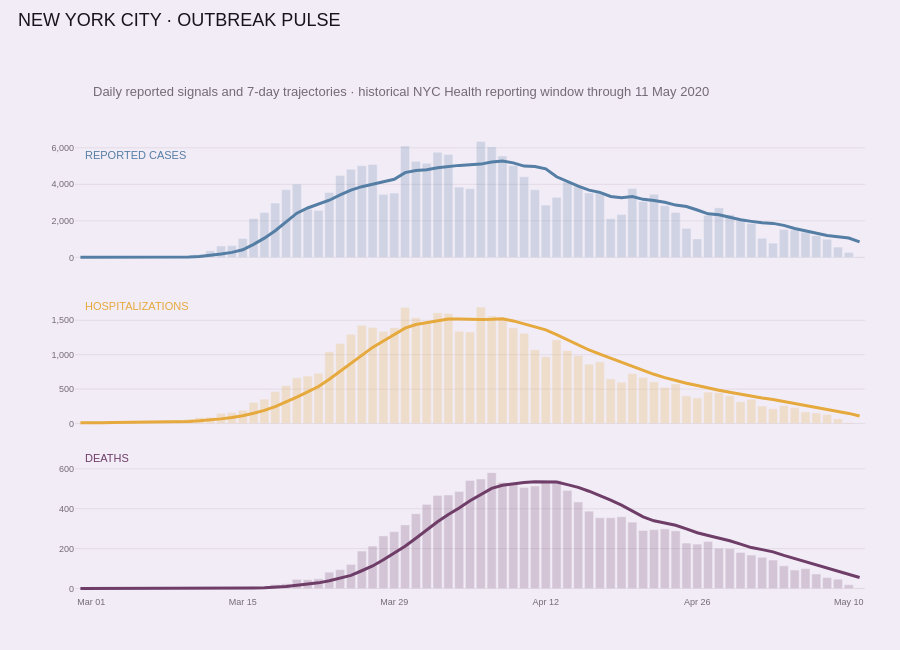

The notebook cell this image was saved under:
### Markdown cell above
Reported cases, hospitalizations, and deaths rose sharply during the first NYC
wave and later declined within the historical series.

The timing and magnitude of those changes differ across the three measures.
Recent daily observations in the dataset should be interpreted cautiously
because reporting delays can make the latest values appear artificially low.

### Code cell
# -------------------------------------------------------------------
# NYC outbreak pulse
# Three aligned signals preserve their different scales while showing
# how reported cases, hospitalizations, and deaths evolved over time.
# -------------------------------------------------------------------

nyc_signals = [
    {
        "metric": "CASE_COUNT",
        "average": "CASE_COUNT_7DAY",
        "label": "REPORTED CASES",
        "color": "#557EA5",
    },
    {
        "metric": "HOSPITALIZED_COUNT",
        "average": "HOSPITALIZED_COUNT_7DAY",
        "label": "HOSPITALIZATIONS",
        "color": "#E6A93D",
    },
    {
        "metric": "DEATH_COUNT",
        "average": "DEATH_COUNT_7DAY",
        "label": "DEATHS",
        "color": "#6F3E68",
    },
]


fig = make_subplots(
    rows=3,
    cols=1,
    shared_xaxes=True,
    vertical_spacing=0.08,
)


for row, signal in enumerate(nyc_signals, start=1):

    color = signal["color"]

    # Daily reported values
    fig.add_trace(
        go.Bar(
            x=nyc_daily["DATE_OF_INTEREST"],
            y=nyc_daily[signal["metric"]],

            marker=dict(
                color=color,
                opacity=0.22,
            ),

            hovertemplate=(
                "<b>%{x|%d %b %Y}</b><br>"
                "Daily reported value: %{y:,.0f}"
                "<extra></extra>"
            ),

            showlegend=False,
        ),
        row=row,
        col=1,
    )

    # Seven-day trajectory
    fig.add_trace(
        go.Scatter(
            x=nyc_daily["DATE_OF_INTEREST"],
            y=nyc_daily[signal["average"]],

            mode="lines",

            line=dict(
                color=color,
                width=3,
            ),

            hovertemplate=(
                "<b>%{x|%d %b %Y}</b><br>"
                "7-day average: %{y:,.0f}"
                "<extra></extra>"
            ),

            showlegend=False,
        ),
        row=row,
        col=1,
    )


# Editorial panel labels
for y, signal in zip(
    [0.94, 0.61, 0.28],
    nyc_signals,
):
    fig.add_annotation(
        text=signal["label"],

        x=0.01,
        y=y,

        xref="paper",
        yref="paper",

        xanchor="left",
        yanchor="bottom",

        showarrow=False,

        font=dict(
            family="Arial",
            size=11,
            color=signal["color"],
        ),
    )


fig.update_layout(
    title=dict(
        text="NEW YORK CITY · OUTBREAK PULSE",
        x=0.02,
        xanchor="left",
        y=0.98,
        yanchor="top",

        font=dict(
            family="Arial",
            size=18,
            color=PALETTE["ink"],
        ),
    ),

    paper_bgcolor=PALETTE["panel_lilac"],
    plot_bgcolor=PALETTE["panel_lilac"],

    height=650,

    margin=dict(
        l=75,
        r=35,
        t=135,
        b=55,
    ),

    font=dict(
        family="Arial",
        color=PALETTE["ink"],
    ),

    bargap=0.16,
)


fig.add_annotation(
    text=(
        "Daily reported signals and 7-day trajectories · "
        "historical NYC Health reporting window through 11 May 2020"
    ),

    x=0.02,
    y=1.075,

    xref="paper",
    yref="paper",

    xanchor="left",
    yanchor="bottom",

    showarrow=False,

    font=dict(
        family="Arial",
        size=13,
        color=PALETTE["muted"],
    ),
)


fig.update_xaxes(
    showgrid=False,
    zeroline=False,

    tickformat="%b %d",

    tickfont=dict(
        size=9,
        color=PALETTE["muted"],
    ),
)


fig.update_yaxes(
    showgrid=True,
    gridcolor=PALETTE["grid"],
    gridwidth=0.7,

    zeroline=False,

    tickformat=",",

    tickfont=dict(
        size=9,
        color=PALETTE["muted"],
    ),
)


fig.show()

### Figure 1 — Plotly figure (JSON) as saved in the notebook; plotly's stock layout.template omitted (floating-point values rounded to 4 significant figures)
{"data": [{"hovertemplate": "<b>%{x|%d %b %Y}</b><br>Daily reported value: %{y:,.0f}<extra></extra>", "marker": {"color": "#557EA5", "opacity": 0.22}, "showlegend": false, "type": "bar", "x": ["2020-02-29T00:00:00", "2020-03-01T00:00:00", "2020-03-02T00:00:00", "2020-03-03T00:00:00", "2020-03-04T00:00:00", "2020-03-05T00:00:00", "2020-03-06T00:00:00", "2020-03-07T00:00:00", "2020-03-08T00:00:00", "2020-03-09T00:00:00", "2020-03-10T00:00:00", "2020-03-11T00:00:00", "2020-03-12T00:00:00", "2020-03-13T00:00:00", "2020-03-14T00:00:00", "2020-03-15T00:00:00", "2020-03-16T00:00:00", "2020-03-17T00:00:00", "2020-03-18T00:00:00", "2020-03-19T00:00:00", "2020-03-20T00:00:00", "2020-03-21T00:00:00", "2020-03-22T00:00:00", "2020-03-23T00:00:00", "2020-03-24T00:00:00", "2020-03-25T00:00:00", "2020-03-26T00:00:00", "2020-03-27T00:00:00", "2020-03-28T00:00:00", "2020-03-29T00:00:00", "2020-03-30T00:00:00", "2020-03-31T00:00:00", "2020-04-01T00:00:00", "2020-04-02T00:00:00", "2020-04-03T00:00:00", "2020-04-04T00:00:00", "2020-04-05T00:00:00", "2020-04-06T00:00:00", "2020-04-07T00:00:00", "2020-04-08T00:00:00", "2020-04-09T00:00:00", "2020-04-10T00:00:00", "2020-04-11T00:00:00", "2020-04-12T00:00:00", "2020-04-13T00:00:00", "2020-04-14T00:00:00", "2020-04-15T00:00:00", "2020-04-16T00:00:00", "2020-04-17T00:00:00", "2020-04-18T00:00:00", "2020-04-19T00:00:00", "2020-04-20T00:00:00", "2020-04-21T00:00:00", "2020-04-22T00:00:00", "2020-04-23T00:00:00", "2020-04-24T00:00:00", "2020-04-25T00:00:00", "2020-04-26T00:00:00", "2020-04-27T00:00:00", "2020-04-28T00:00:00", "2020-04-29T00:00:00", "2020-04-30T00:00:00", "2020-05-01T00:00:00", "2020-05-02T00:00:00", "2020-05-03T00:00:00", "2020-05-04T00:00:00", "2020-05-05T00:00:00", "2020-05-06T00:00:00", "2020-05-07T00:00:00", "2020-05-08T00:00:00", "2020-05-09T00:00:00", "2020-05-10T00:00:00", "2020-05-11T00:00:00"], "xaxis": "x", "y": [1, 1, 0, 2, 5, 3, 7, 7, 21, 57, 70, 154, 356, 620, 643, 1030, 2122, 2453, 2975, 3703, 4010, 2633, 2570, 3553, 4486, 4827, 5021, 5088, 3452, 3521, 6098, 5257, 5148, 5752, 5638, 3847, 3762, 6348, 6045, 5549, 5028, 4413, 3703, 2864, 3287, 4122, 3867, 3524, 3555, 2119, 2351, 3769, 3057, 3457, 2831, 2455, 1586, 1008, 2302, 2709, 2336, 2002, 1860, 1043, 777, 1532, 1500, 1381, 1191, 990, 563, 272, 26], "yaxis": "y"}, {"hovertemplate": "<b>%{x|%d %b %Y}</b><br>7-day average: %{y:,.0f}<extra></extra>", "line": {"color": "#557EA5", "width": 3}, "mode": "lines", "showlegend": false, "type": "scatter", "x": ["2020-02-29T00:00:00", "2020-03-01T00:00:00", "2020-03-02T00:00:00", "2020-03-03T00:00:00", "2020-03-04T00:00:00", "2020-03-05T00:00:00", "2020-03-06T00:00:00", "2020-03-07T00:00:00", "2020-03-08T00:00:00", "2020-03-09T00:00:00", "2020-03-10T00:00:00", "2020-03-11T00:00:00", "2020-03-12T00:00:00", "2020-03-13T00:00:00", "2020-03-14T00:00:00", "2020-03-15T00:00:00", "2020-03-16T00:00:00", "2020-03-17T00:00:00", "2020-03-18T00:00:00", "2020-03-19T00:00:00", "2020-03-20T00:00:00", "2020-03-21T00:00:00", "2020-03-22T00:00:00", "2020-03-23T00:00:00", "2020-03-24T00:00:00", "2020-03-25T00:00:00", "2020-03-26T00:00:00", "2020-03-27T00:00:00", "2020-03-28T00:00:00", "2020-03-29T00:00:00", "2020-03-30T00:00:00", "2020-03-31T00:00:00", "2020-04-01T00:00:00", "2020-04-02T00:00:00", "2020-04-03T00:00:00", "2020-04-04T00:00:00", "2020-04-05T00:00:00", "2020-04-06T00:00:00", "2020-04-07T00:00:00", "2020-04-08T00:00:00", "2020-04-09T00:00:00", "2020-04-10T00:00:00", "2020-04-11T00:00:00", "2020-04-12T00:00:00", "2020-04-13T00:00:00", "2020-04-14T00:00:00", "2020-04-15T00:00:00", "2020-04-16T00:00:00", "2020-04-17T00:00:00", "2020-04-18T00:00:00", "2020-04-19T00:00:00", "2020-04-20T00:00:00", "2020-04-21T00:00:00", "2020-04-22T00:00:00", "2020-04-23T00:00:00", "2020-04-24T00:00:00", "2020-04-25T00:00:00", "2020-04-26T00:00:00", "2020-04-27T00:00:00", "2020-04-28T00:00:00", "2020-04-29T00:00:00", "2020-04-30T00:00:00", "2020-05-01T00:00:00", "2020-05-02T00:00:00", "2020-05-03T00:00:00", "2020-05-04T00:00:00", "2020-05-05T00:00:00", "2020-05-06T00:00:00", "2020-05-07T00:00:00", "2020-05-08T00:00:00", "2020-05-09T00:00:00", "2020-05-10T00:00:00", "2020-05-11T00:00:00"], "xaxis": "x", "y": [1.0, 1.0, 0.6667, 1.0, 1.8, 2.0, 2.714, 3.571, 6.429, 14.57, 24.29, 45.57, 96.0, 183.6, 274.4, 418.6, 713.6, 1054.0, 1457.0, 1935.0, 2419.0, 2704.0, 2924.0, 3128.0, 3419.0, 3683.0, 3871.0, 4025.0, 4142.0, 4278.0, 4642.0, 4752.0, 4798.0, 4902.0, 4981.0, 5037.0, 5072.0, 5107.0, 5220.0, 5277.0, 5174.0, 4999.0, 4978.0, 4850.0, 4413.0, 4138.0, 3898.0, 3683.0, 3560.0, 3334.0, 3261.0, 3330.0, 3177.0, 3119.0, 3020.0, 2863.0, 2787.0, 2595.0, 2385.0, 2335.0, 2175.0, 2057.0, 1972.0, 1894.0, 1861.0, 1751.0, 1579.0, 1442.0, 1326.0, 1202.0, 1133.0, 1061.0, 846.1], "yaxis": "y"}, {"hovertemplate": "<b>%{x|%d %b %Y}</b><br>Daily reported value: %{y:,.0f}<extra></extra>", "marker": {"color": "#E6A93D", "opacity": 0.22}, "showlegend": false, "type": "bar", "x": ["2020-02-29T00:00:00", "2020-03-01T00:00:00", "2020-03-02T00:00:00", "2020-03-03T00:00:00", "2020-03-04T00:00:00", "2020-03-05T00:00:00", "2020-03-06T00:00:00", "2020-03-07T00:00:00", "2020-03-08T00:00:00", "2020-03-09T00:00:00", "2020-03-10T00:00:00", "2020-03-11T00:00:00", "2020-03-12T00:00:00", "2020-03-13T00:00:00", "2020-03-14T00:00:00", "2020-03-15T00:00:00", "2020-03-16T00:00:00", "2020-03-17T00:00:00", "2020-03-18T00:00:00", "2020-03-19T00:00:00", "2020-03-20T00:00:00", "2020-03-21T00:00:00", "2020-03-22T00:00:00", "2020-03-23T00:00:00", "2020-03-24T00:00:00", "2020-03-25T00:00:00", "2020-03-26T00:00:00", "2020-03-27T00:00:00", "2020-03-28T00:00:00", "2020-03-29T00:00:00", "2020-03-30T00:00:00", "2020-03-31T00:00:00", "2020-04-01T00:00:00", "2020-04-02T00:00:00", "2020-04-03T00:00:00", "2020-04-04T00:00:00", "2020-04-05T00:00:00", "2020-04-06T00:00:00", "2020-04-07T00:00:00", "2020-04-08T00:00:00", "2020-04-09T00:00:00", "2020-04-10T00:00:00", "2020-04-11T00:00:00", "2020-04-12T00:00:00", "2020-04-13T00:00:00", "2020-04-14T00:00:00", "2020-04-15T00:00:00", "2020-04-16T00:00:00", "2020-04-17T00:00:00", "2020-04-18T00:00:00", "2020-04-19T00:00:00", "2020-04-20T00:00:00", "2020-04-21T00:00:00", "2020-04-22T00:00:00", "2020-04-23T00:00:00", "2020-04-24T00:00:00", "2020-04-25T00:00:00", "2020-04-26T00:00:00", "2020-04-27T00:00:00", "2020-04-28T00:00:00", "2020-04-29T00:00:00", "2020-04-30T00:00:00", "2020-05-01T00:00:00", "2020-05-02T00:00:00", "2020-05-03T00:00:00", "2020-05-04T00:00:00", "2020-05-05T00:00:00", "2020-05-06T00:00:00", "2020-05-07T00:00:00", "2020-05-08T00:00:00", "2020-05-09T00:00:00", "2020-05-10T00:00:00", "2020-05-11T00:00:00"], "xaxis": "x2", "y": [13, 4, 21, 18, 22, 22, 20, 14, 17, 52, 64, 87, 92, 148, 160, 192, 306, 355, 466, 552, 664, 690, 729, 1042, 1163, 1296, 1427, 1394, 1340, 1393, 1686, 1537, 1465, 1608, 1598, 1341, 1331, 1692, 1563, 1516, 1393, 1312, 1071, 971, 1216, 1059, 987, 862, 896, 648, 600, 726, 670, 605, 526, 575, 401, 372, 457, 447, 403, 316, 352, 254, 215, 261, 230, 169, 155, 133, 69, 14, 0], "yaxis": "y2"}, {"hovertemplate": "<b>%{x|%d %b %Y}</b><br>7-day average: %{y:,.0f}<extra></extra>", "line": {"color": "#E6A93D", "width": 3}, "mode": "lines", "showlegend": false, "type": "scatter", "x": ["2020-02-29T00:00:00", "2020-03-01T00:00:00", "2020-03-02T00:00:00", "2020-03-03T00:00:00", "2020-03-04T00:00:00", "2020-03-05T00:00:00", "2020-03-06T00:00:00", "2020-03-07T00:00:00", "2020-03-08T00:00:00", "2020-03-09T00:00:00", "2020-03-10T00:00:00", "2020-03-11T00:00:00", "2020-03-12T00:00:00", "2020-03-13T00:00:00", "2020-03-14T00:00:00", "2020-03-15T00:00:00", "2020-03-16T00:00:00", "2020-03-17T00:00:00", "2020-03-18T00:00:00", "2020-03-19T00:00:00", "2020-03-20T00:00:00", "2020-03-21T00:00:00", "2020-03-22T00:00:00", "2020-03-23T00:00:00", "2020-03-24T00:00:00", "2020-03-25T00:00:00", "2020-03-26T00:00:00", "2020-03-27T00:00:00", "2020-03-28T00:00:00", "2020-03-29T00:00:00", "2020-03-30T00:00:00", "2020-03-31T00:00:00", "2020-04-01T00:00:00", "2020-04-02T00:00:00", "2020-04-03T00:00:00", "2020-04-04T00:00:00", "2020-04-05T00:00:00", "2020-04-06T00:00:00", "2020-04-07T00:00:00", "2020-04-08T00:00:00", "2020-04-09T00:00:00", "2020-04-10T00:00:00", "2020-04-11T00:00:00", "2020-04-12T00:00:00", "2020-04-13T00:00:00", "2020-04-14T00:00:00", "2020-04-15T00:00:00", "2020-04-16T00:00:00", "2020-04-17T00:00:00", "2020-04-18T00:00:00", "2020-04-19T00:00:00", "2020-04-20T00:00:00", "2020-04-21T00:00:00", "2020-04-22T00:00:00", "2020-04-23T00:00:00", "2020-04-24T00:00:00", "2020-04-25T00:00:00", "2020-04-26T00:00:00", "2020-04-27T00:00:00", "2020-04-28T00:00:00", "2020-04-29T00:00:00", "2020-04-30T00:00:00", "2020-05-01T00:00:00", "2020-05-02T00:00:00", "2020-05-03T00:00:00", "2020-05-04T00:00:00", "2020-05-05T00:00:00", "2020-05-06T00:00:00", "2020-05-07T00:00:00", "2020-05-08T00:00:00", "2020-05-09T00:00:00", "2020-05-10T00:00:00", "2020-05-11T00:00:00"], "xaxis": "x2", "y": [13.0, 8.5, 12.67, 14.0, 15.6, 16.67, 17.14, 17.29, 19.14, 23.57, 30.14, 39.43, 49.43, 67.71, 88.57, 113.6, 149.9, 191.4, 245.6, 311.3, 385.0, 460.7, 537.4, 642.6, 758.0, 876.6, 1002.0, 1106.0, 1199.0, 1294.0, 1386.0, 1439.0, 1463.0, 1489.0, 1518.0, 1518.0, 1509.0, 1510.0, 1514.0, 1521.0, 1491.0, 1450.0, 1411.0, 1360.0, 1292.0, 1220.0, 1144.0, 1068.0, 1009.0, 948.4, 895.4, 825.4, 769.9, 715.3, 667.3, 621.4, 586.1, 553.6, 515.1, 483.3, 454.4, 424.4, 392.6, 371.6, 349.1, 321.1, 290.1, 256.7, 233.7, 202.4, 176.0, 147.3, 110.0], "yaxis": "y2"}, {"hovertemplate": "<b>%{x|%d %b %Y}</b><br>Daily reported value: %{y:,.0f}<extra></extra>", "marker": {"color": "#6F3E68", "opacity": 0.22}, "showlegend": false, "type": "bar", "x": ["2020-02-29T00:00:00", "2020-03-01T00:00:00", "2020-03-02T00:00:00", "2020-03-03T00:00:00", "2020-03-04T00:00:00", "2020-03-05T00:00:00", "2020-03-06T00:00:00", "2020-03-07T00:00:00", "2020-03-08T00:00:00", "2020-03-09T00:00:00", "2020-03-10T00:00:00", "2020-03-11T00:00:00", "2020-03-12T00:00:00", "2020-03-13T00:00:00", "2020-03-14T00:00:00", "2020-03-15T00:00:00", "2020-03-16T00:00:00", "2020-03-17T00:00:00", "2020-03-18T00:00:00", "2020-03-19T00:00:00", "2020-03-20T00:00:00", "2020-03-21T00:00:00", "2020-03-22T00:00:00", "2020-03-23T00:00:00", "2020-03-24T00:00:00", "2020-03-25T00:00:00", "2020-03-26T00:00:00", "2020-03-27T00:00:00", "2020-03-28T00:00:00", "2020-03-29T00:00:00", "2020-03-30T00:00:00", "2020-03-31T00:00:00", "2020-04-01T00:00:00", "2020-04-02T00:00:00", "2020-04-03T00:00:00", "2020-04-04T00:00:00", "2020-04-05T00:00:00", "2020-04-06T00:00:00", "2020-04-07T00:00:00", "2020-04-08T00:00:00", "2020-04-09T00:00:00", "2020-04-10T00:00:00", "2020-04-11T00:00:00", "2020-04-12T00:00:00", "2020-04-13T00:00:00", "2020-04-14T00:00:00", "2020-04-15T00:00:00", "2020-04-16T00:00:00", "2020-04-17T00:00:00", "2020-04-18T00:00:00", "2020-04-19T00:00:00", "2020-04-20T00:00:00", "2020-04-21T00:00:00", "2020-04-22T00:00:00", "2020-04-23T00:00:00", "2020-04-24T00:00:00", "2020-04-25T00:00:00", "2020-04-26T00:00:00", "2020-04-27T00:00:00", "2020-04-28T00:00:00", "2020-04-29T00:00:00", "2020-04-30T00:00:00", "2020-05-01T00:00:00", "2020-05-02T00:00:00", "2020-05-03T00:00:00", "2020-05-04T00:00:00", "2020-05-05T00:00:00", "2020-05-06T00:00:00", "2020-05-07T00:00:00", "2020-05-08T00:00:00", "2020-05-09T00:00:00", "2020-05-10T00:00:00", "2020-05-11T00:00:00"], "xaxis": "x3", "y": [0, 0, 0, 0, 0, 0, 0, 0, 0, 0, 0, 1, 1, 0, 2, 6, 9, 8, 20, 24, 46, 44, 49, 82, 95, 121, 188, 213, 264, 285, 319, 375, 422, 467, 469, 486, 542, 549, 581, 532, 522, 507, 514, 538, 542, 492, 434, 388, 355, 355, 360, 333, 291, 295, 299, 289, 228, 223, 236, 202, 200, 181, 168, 157, 143, 114, 93, 100, 73, 55, 47, 19, 3], "yaxis": "y3"}, {"hovertemplate": "<b>%{x|%d %b %Y}</b><br>7-day average: %{y:,.0f}<extra></extra>", "line": {"color": "#6F3E68", "width": 3}, "mode": "lines", "showlegend": false, "type": "scatter", "x": ["2020-02-29T00:00:00", "2020-03-01T00:00:00", "2020-03-02T00:00:00", "2020-03-03T00:00:00", "2020-03-04T00:00:00", "2020-03-05T00:00:00", "2020-03-06T00:00:00", "2020-03-07T00:00:00", "2020-03-08T00:00:00", "2020-03-09T00:00:00", "2020-03-10T00:00:00", "2020-03-11T00:00:00", "2020-03-12T00:00:00", "2020-03-13T00:00:00", "2020-03-14T00:00:00", "2020-03-15T00:00:00", "2020-03-16T00:00:00", "2020-03-17T00:00:00", "2020-03-18T00:00:00", "2020-03-19T00:00:00", "2020-03-20T00:00:00", "2020-03-21T00:00:00", "2020-03-22T00:00:00", "2020-03-23T00:00:00", "2020-03-24T00:00:00", "2020-03-25T00:00:00", "2020-03-26T00:00:00", "2020-03-27T00:00:00", "2020-03-28T00:00:00", "2020-03-29T00:00:00", "2020-03-30T00:00:00", "2020-03-31T00:00:00", "2020-04-01T00:00:00", "2020-04-02T00:00:00", "2020-04-03T00:00:00", "2020-04-04T00:00:00", "2020-04-05T00:00:00", "2020-04-06T00:00:00", "2020-04-07T00:00:00", "2020-04-08T00:00:00", "2020-04-09T00:00:00", "2020-04-10T00:00:00", "2020-04-11T00:00:00", "2020-04-12T00:00:00", "2020-04-13T00:00:00", "2020-04-14T00:00:00", "2020-04-15T00:00:00", "2020-04-16T00:00:00", "2020-04-17T00:00:00", "2020-04-18T00:00:00", "2020-04-19T00:00:00", "2020-04-20T00:00:00", "2020-04-21T00:00:00", "2020-04-22T00:00:00", "2020-04-23T00:00:00", "2020-04-24T00:00:00", "2020-04-25T00:00:00", "2020-04-26T00:00:00", "2020-04-27T00:00:00", "2020-04-28T00:00:00", "2020-04-29T00:00:00", "2020-04-30T00:00:00", "2020-05-01T00:00:00", "2020-05-02T00:00:00", "2020-05-03T00:00:00", "2020-05-04T00:00:00", "2020-05-05T00:00:00", "2020-05-06T00:00:00", "2020-05-07T00:00:00", "2020-05-08T00:00:00", "2020-05-09T00:00:00", "2020-05-10T00:00:00", "2020-05-11T00:00:00"], "xaxis": "x3", "y": [0.0, 0.0, 0.0, 0.0, 0.0, 0.0, 0.0, 0.0, 0.0, 0.0, 0.0, 0.1429, 0.2857, 0.2857, 0.5714, 1.429, 2.714, 3.857, 6.571, 9.857, 16.43, 22.43, 28.57, 39.0, 51.43, 65.86, 89.29, 113.1, 144.6, 178.3, 212.1, 252.1, 295.1, 335.0, 371.6, 403.3, 440.0, 472.9, 502.3, 518.0, 525.9, 531.3, 535.3, 534.7, 533.7, 521.0, 507.0, 487.9, 466.1, 443.4, 418.0, 388.1, 359.4, 339.6, 326.9, 317.4, 299.3, 279.7, 265.9, 253.1, 239.6, 222.7, 205.4, 195.3, 183.9, 166.4, 150.9, 136.6, 121.1, 105.0, 89.29, 71.57, 55.71], "yaxis": "y3"}], "layout": {"annotations": [{"font": {"color": "#557EA5", "family": "Arial", "size": 11}, "showarrow": false, "text": "REPORTED CASES", "x": 0.01, "xanchor": "left", "xref": "paper", "y": 0.94, "yanchor": "bottom", "yref": "paper"}, {"font": {"color": "#E6A93D", "family": "Arial", "size": 11}, "showarrow": false, "text": "HOSPITALIZATIONS", "x": 0.01, "xanchor": "left", "xref": "paper", "y": 0.61, "yanchor": "bottom", "yref": "paper"}, {"font": {"color": "#6F3E68", "family": "Arial", "size": 11}, "showarrow": false, "text": "DEATHS", "x": 0.01, "xanchor": "left", "xref": "paper", "y": 0.28, "yanchor": "bottom", "yref": "paper"}, {"font": {"color": "#746A78", "family": "Arial", "size": 13}, "showarrow": false, "text": "Daily reported signals and 7-day trajectories · historical NYC Health reporting window through 11 May 2020", "x": 0.02, "xanchor": "left", "xref": "paper", "y": 1.075, "yanchor": "bottom", "yref": "paper"}], "bargap": 0.16, "font": {"color": "#17131F", "family": "Arial"}, "height": 650, "margin": {"b": 55, "l": 75, "r": 35, "t": 135}, "paper_bgcolor": "#F2ECF6", "plot_bgcolor": "#F2ECF6", "title": {"font": {"color": "#17131F", "family": "Arial", "size": 18}, "text": "NEW YORK CITY · OUTBREAK PULSE", "x": 0.02, "xanchor": "left", "y": 0.98, "yanchor": "top"}, "xaxis": {"anchor": "y", "domain": [0, 1], "matches": "x3", "showgrid": false, "showticklabels": false, "tickfont": {"color": "#746A78", "size": 9}, "tickformat": "%b %d", "zeroline": false}, "xaxis2": {"anchor": "y2", "domain": [0, 1], "matches": "x3", "showgrid": false, "showticklabels": false, "tickfont": {"color": "#746A78", "size": 9}, "tickformat": "%b %d", "zeroline": false}, "xaxis3": {"anchor": "y3", "domain": [0, 1], "showgrid": false, "tickfont": {"color": "#746A78", "size": 9}, "tickformat": "%b %d", "zeroline": false}, "yaxis": {"anchor": "x", "domain": [0.72, 1], "gridcolor": "#DED5DF", "gridwidth": 0.7, "showgrid": true, "tickfont": {"color": "#746A78", "size": 9}, "tickformat": ",", "zeroline": false}, "yaxis2": {"anchor": "x2", "domain": [0.36, 0.64], "gridcolor": "#DED5DF", "gridwidth": 0.7, "showgrid": true, "tickfont": {"color": "#746A78", "size": 9}, "tickformat": ",", "zeroline": false}, "yaxis3": {"anchor": "x3", "domain": [0, 0.28], "gridcolor": "#DED5DF", "gridwidth": 0.7, "showgrid": true, "tickfont": {"color": "#746A78", "size": 9}, "tickformat": ",", "zeroline": false}}}
